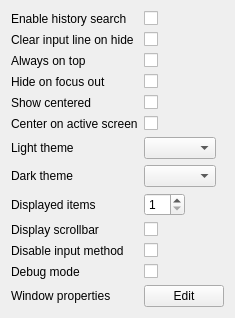
<?xml version="1.0" encoding="UTF-8"?>
<ui version="4.0">
 <class>ConfigWidget</class>
 <widget class="QWidget" name="ConfigWidget">
  <property name="windowTitle">
   <string>Frontend settings</string>
  </property>
  <layout class="QFormLayout" name="formLayout">
   <item row="0" column="0">
    <widget class="QLabel" name="label_history_search">
     <property name="text">
      <string>Enable history search</string>
     </property>
     <property name="buddy">
      <cstring>checkBox_history_search</cstring>
     </property>
    </widget>
   </item>
   <item row="0" column="1">
    <widget class="QCheckBox" name="checkBox_history_search">
     <property name="sizePolicy">
      <sizepolicy hsizetype="Fixed" vsizetype="Fixed">
       <horstretch>0</horstretch>
       <verstretch>0</verstretch>
      </sizepolicy>
     </property>
     <property name="toolTip">
      <string>Use the current input text to filter the input history.</string>
     </property>
     <property name="text">
      <string/>
     </property>
    </widget>
   </item>
   <item row="1" column="0">
    <widget class="QLabel" name="label_clearOnHide">
     <property name="text">
      <string>Clear input line on hide</string>
     </property>
     <property name="buddy">
      <cstring>checkBox_clearOnHide</cstring>
     </property>
    </widget>
   </item>
   <item row="1" column="1">
    <widget class="QCheckBox" name="checkBox_clearOnHide">
     <property name="sizePolicy">
      <sizepolicy hsizetype="Fixed" vsizetype="Fixed">
       <horstretch>0</horstretch>
       <verstretch>0</verstretch>
      </sizepolicy>
     </property>
     <property name="toolTip">
      <string>Clear the input line when the window is hidden.</string>
     </property>
     <property name="text">
      <string/>
     </property>
    </widget>
   </item>
   <item row="2" column="0">
    <widget class="QLabel" name="label_onTop">
     <property name="sizePolicy">
      <sizepolicy hsizetype="Minimum" vsizetype="Preferred">
       <horstretch>0</horstretch>
       <verstretch>0</verstretch>
      </sizepolicy>
     </property>
     <property name="text">
      <string>Always on top</string>
     </property>
     <property name="buddy">
      <cstring>checkBox_onTop</cstring>
     </property>
    </widget>
   </item>
   <item row="2" column="1">
    <widget class="QCheckBox" name="checkBox_onTop">
     <property name="sizePolicy">
      <sizepolicy hsizetype="Fixed" vsizetype="Fixed">
       <horstretch>0</horstretch>
       <verstretch>0</verstretch>
      </sizepolicy>
     </property>
     <property name="toolTip">
      <string>Let Albert stay on top of all top level windows.</string>
     </property>
    </widget>
   </item>
   <item row="3" column="0">
    <widget class="QLabel" name="label_hideOnFocusOut">
     <property name="text">
      <string>Hide on focus out</string>
     </property>
     <property name="buddy">
      <cstring>checkBox_hideOnFocusOut</cstring>
     </property>
    </widget>
   </item>
   <item row="3" column="1">
    <widget class="QCheckBox" name="checkBox_hideOnFocusOut">
     <property name="sizePolicy">
      <sizepolicy hsizetype="Fixed" vsizetype="Fixed">
       <horstretch>0</horstretch>
       <verstretch>0</verstretch>
      </sizepolicy>
     </property>
     <property name="toolTip">
      <string>Hide Albert if the window lost focus.</string>
     </property>
    </widget>
   </item>
   <item row="4" column="0">
    <widget class="QLabel" name="label_center">
     <property name="sizePolicy">
      <sizepolicy hsizetype="Minimum" vsizetype="Preferred">
       <horstretch>0</horstretch>
       <verstretch>0</verstretch>
      </sizepolicy>
     </property>
     <property name="text">
      <string>Show centered</string>
     </property>
     <property name="buddy">
      <cstring>checkBox_center</cstring>
     </property>
    </widget>
   </item>
   <item row="4" column="1">
    <widget class="QCheckBox" name="checkBox_center">
     <property name="sizePolicy">
      <sizepolicy hsizetype="Fixed" vsizetype="Fixed">
       <horstretch>0</horstretch>
       <verstretch>0</verstretch>
      </sizepolicy>
     </property>
     <property name="toolTip">
      <string>Position the window centered on the screen. See also &quot;Center on active screen&quot;.</string>
     </property>
    </widget>
   </item>
   <item row="5" column="0">
    <widget class="QLabel" name="label_followCursor">
     <property name="text">
      <string>Center on active screen</string>
     </property>
     <property name="buddy">
      <cstring>checkBox_followCursor</cstring>
     </property>
    </widget>
   </item>
   <item row="5" column="1">
    <widget class="QCheckBox" name="checkBox_followCursor">
     <property name="sizePolicy">
      <sizepolicy hsizetype="Fixed" vsizetype="Fixed">
       <horstretch>0</horstretch>
       <verstretch>0</verstretch>
      </sizepolicy>
     </property>
     <property name="toolTip">
      <string>Show the window on the active screen (the one containing the mouse cursor) rather than the primary one. This option applies when &quot;Show centered&quot; is activated, but also if the window has to be centered on another screen (e.g. because a display has been disconnected).</string>
     </property>
     <property name="text">
      <string/>
     </property>
    </widget>
   </item>
   <item row="6" column="0">
    <widget class="QLabel" name="label_theme_light">
     <property name="sizePolicy">
      <sizepolicy hsizetype="Minimum" vsizetype="Preferred">
       <horstretch>0</horstretch>
       <verstretch>0</verstretch>
      </sizepolicy>
     </property>
     <property name="text">
      <string>Light theme</string>
     </property>
     <property name="buddy">
      <cstring>comboBox_theme_light</cstring>
     </property>
    </widget>
   </item>
   <item row="6" column="1">
    <widget class="QComboBox" name="comboBox_theme_light">
     <property name="sizePolicy">
      <sizepolicy hsizetype="Fixed" vsizetype="Fixed">
       <horstretch>0</horstretch>
       <verstretch>0</verstretch>
      </sizepolicy>
     </property>
     <property name="toolTip">
      <string>Set the color theme used in light mode.</string>
     </property>
    </widget>
   </item>
   <item row="7" column="0">
    <widget class="QLabel" name="label_theme_dark">
     <property name="text">
      <string>Dark theme</string>
     </property>
     <property name="buddy">
      <cstring>comboBox_theme_dark</cstring>
     </property>
    </widget>
   </item>
   <item row="7" column="1">
    <widget class="QComboBox" name="comboBox_theme_dark">
     <property name="sizePolicy">
      <sizepolicy hsizetype="Fixed" vsizetype="Fixed">
       <horstretch>0</horstretch>
       <verstretch>0</verstretch>
      </sizepolicy>
     </property>
     <property name="toolTip">
      <string>Set the color theme used in dark mode.</string>
     </property>
    </widget>
   </item>
   <item row="8" column="0">
    <widget class="QLabel" name="label_results">
     <property name="sizePolicy">
      <sizepolicy hsizetype="Minimum" vsizetype="Preferred">
       <horstretch>0</horstretch>
       <verstretch>0</verstretch>
      </sizepolicy>
     </property>
     <property name="text">
      <string>Displayed items</string>
     </property>
     <property name="buddy">
      <cstring>spinBox_results</cstring>
     </property>
    </widget>
   </item>
   <item row="8" column="1">
    <widget class="QSpinBox" name="spinBox_results">
     <property name="sizePolicy">
      <sizepolicy hsizetype="Fixed" vsizetype="Fixed">
       <horstretch>0</horstretch>
       <verstretch>0</verstretch>
      </sizepolicy>
     </property>
     <property name="suffix">
      <string/>
     </property>
     <property name="minimum">
      <number>1</number>
     </property>
     <property name="maximum">
      <number>10</number>
     </property>
    </widget>
   </item>
   <item row="9" column="0">
    <widget class="QLabel" name="label_scrollbar">
     <property name="sizePolicy">
      <sizepolicy hsizetype="Minimum" vsizetype="Preferred">
       <horstretch>0</horstretch>
       <verstretch>0</verstretch>
      </sizepolicy>
     </property>
     <property name="text">
      <string>Display scrollbar</string>
     </property>
     <property name="buddy">
      <cstring>checkBox_scrollbar</cstring>
     </property>
    </widget>
   </item>
   <item row="9" column="1">
    <widget class="QCheckBox" name="checkBox_scrollbar">
     <property name="sizePolicy">
      <sizepolicy hsizetype="Fixed" vsizetype="Fixed">
       <horstretch>0</horstretch>
       <verstretch>0</verstretch>
      </sizepolicy>
     </property>
     <property name="toolTip">
      <string>Displays a scrollbar in the results list.</string>
     </property>
    </widget>
   </item>
   <item row="10" column="0">
    <widget class="QLabel" name="label_input_method">
     <property name="text">
      <string>Disable input method</string>
     </property>
     <property name="buddy">
      <cstring>checkBox_input_method</cstring>
     </property>
    </widget>
   </item>
   <item row="10" column="1">
    <widget class="QCheckBox" name="checkBox_input_method">
     <property name="sizePolicy">
      <sizepolicy hsizetype="Fixed" vsizetype="Fixed">
       <horstretch>0</horstretch>
       <verstretch>0</verstretch>
      </sizepolicy>
     </property>
    </widget>
   </item>
   <item row="11" column="0">
    <widget class="QLabel" name="label_debug">
     <property name="text">
      <string>Debug mode</string>
     </property>
     <property name="buddy">
      <cstring>checkBox_debug</cstring>
     </property>
    </widget>
   </item>
   <item row="11" column="1">
    <widget class="QCheckBox" name="checkBox_debug">
     <property name="sizePolicy">
      <sizepolicy hsizetype="Fixed" vsizetype="Fixed">
       <horstretch>0</horstretch>
       <verstretch>0</verstretch>
      </sizepolicy>
     </property>
     <property name="text">
      <string/>
     </property>
    </widget>
   </item>
   <item row="12" column="0">
    <widget class="QLabel" name="label_winprop">
     <property name="text">
      <string>Window properties</string>
     </property>
     <property name="buddy">
      <cstring>pushButton_winprop</cstring>
     </property>
    </widget>
   </item>
   <item row="12" column="1">
    <widget class="QPushButton" name="pushButton_winprop">
     <property name="sizePolicy">
      <sizepolicy hsizetype="Fixed" vsizetype="Fixed">
       <horstretch>0</horstretch>
       <verstretch>0</verstretch>
      </sizepolicy>
     </property>
     <property name="text">
      <string>Edit</string>
     </property>
    </widget>
   </item>
  </layout>
 </widget>
 <tabstops>
  <tabstop>checkBox_history_search</tabstop>
  <tabstop>checkBox_clearOnHide</tabstop>
  <tabstop>checkBox_onTop</tabstop>
  <tabstop>checkBox_hideOnFocusOut</tabstop>
  <tabstop>checkBox_center</tabstop>
  <tabstop>checkBox_followCursor</tabstop>
  <tabstop>comboBox_theme_light</tabstop>
  <tabstop>comboBox_theme_dark</tabstop>
  <tabstop>spinBox_results</tabstop>
  <tabstop>checkBox_scrollbar</tabstop>
 </tabstops>
 <resources/>
 <connections/>
</ui>
